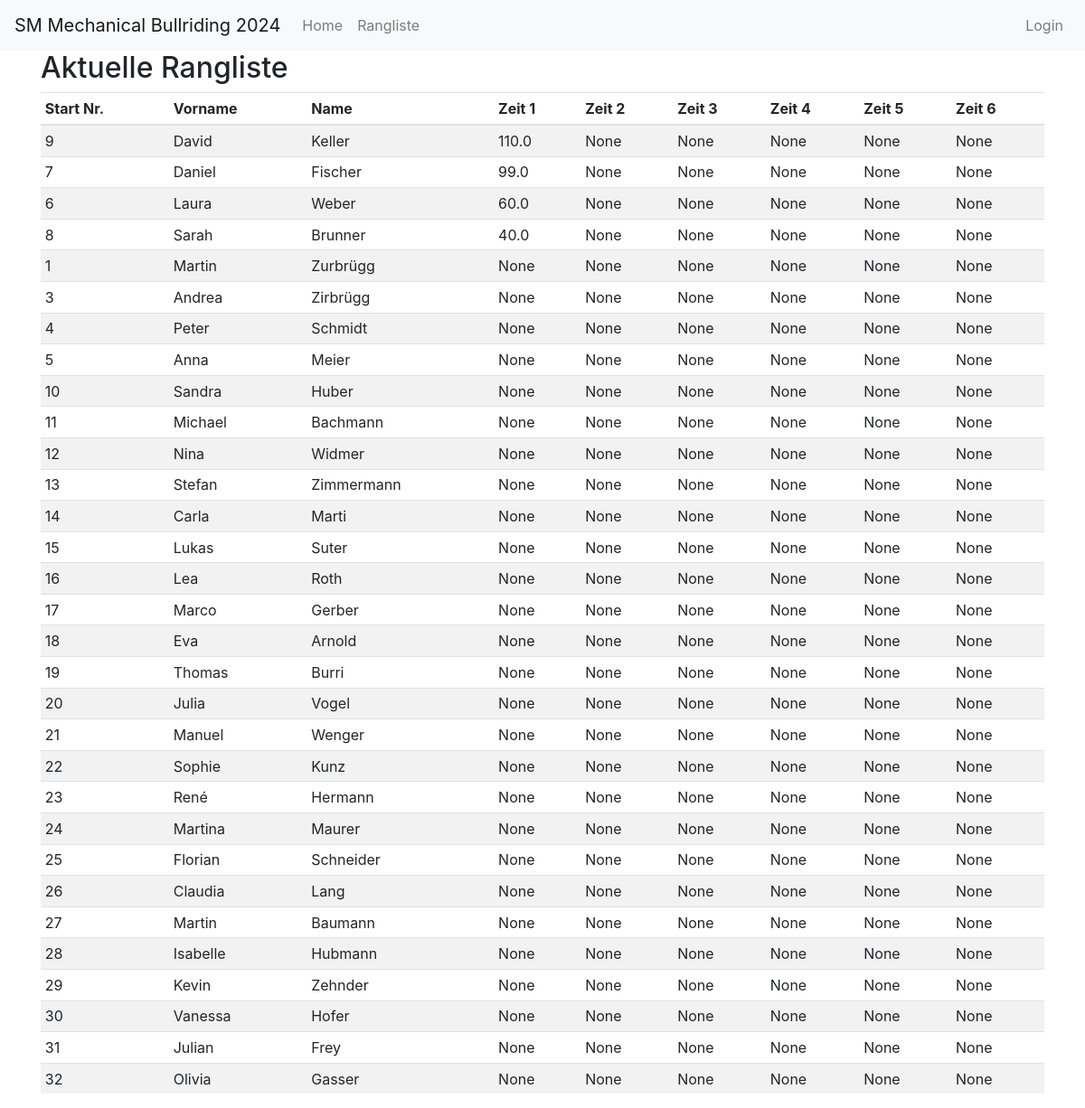
/index, run on the app's committed database.
### app/models.py (models this page shows)
class Participant(db.Model):
    id = db.Column(db.Integer, primary_key=True)
    active = db.Column(db.Boolean, default=False)
    start_nr = db.Column(db.Integer, nullable=True, unique=True)
    first_name = db.Column(db.String(64), nullable=False)
    last_name = db.Column(db.String(64), nullable=False)
    address = db.Column(db.String(128), nullable=False)
    postal_code = db.Column(db.String(10), nullable=False)
    city = db.Column(db.String(64), nullable=False)
    email = db.Column(db.String(120), nullable=True)
    phone = db.Column(db.String(20), nullable=True)
    time1 = db.Column(db.Float, nullable=True)
    time2 = db.Column(db.Float, nullable=True)
    time3 = db.Column(db.Float, nullable=True)
    time4 = db.Column(db.Float, nullable=True)
    time5 = db.Column(db.Float, nullable=True)
    time6 = db.Column(db.Float, nullable=True)
    round1_qualified = db.Column(db.Boolean, default=False)
    round2_qualified = db.Column(db.Boolean, default=False)
    round3_qualified = db.Column(db.Boolean, default=False)
    zwischenrunde_qualified = db.Column(db.Boolean, default=False)
    final_qualified = db.Column(db.Boolean, default=False)
    @property
    def toptime_Vorrunde(self):
        times = [t for t in [self.time1, self.time2, self.time3] if t is not None]
        return max(times) if times else None
    @property
    def toptime_Zwischenrunde(self):
        times = [t for t in [self.time4, self.time5] if t is not None]
        return max(times) if times else None
    @property
    def toptime_Finalrunde(self):
        times = [t for t in [self.time6] if t is not None]
        return max(times) if times else None

### app/routes.py (the view)
@bp.route('/')
@bp.route('/index')
def index():
    participants = Participant.query.all()
    participants.sort(key=lambda p: (
            p.toptime_Finalrunde if p.toptime_Finalrunde is not None else float('-inf'),
            p.toptime_Zwischenrunde if p.toptime_Zwischenrunde is not None else float('-inf'),
            p.toptime_Vorrunde if p.toptime_Vorrunde is not None else float('-inf')
    ), reverse=True)
    if not participants:
        flash('Keine Teilnehmer gefunden')
        form = ParticipantForm()
        return render_template('participant.html', title='Teilnehmer hinzufügen', form=form)
    if not current_user.is_authenticated:
        return render_template('ranking.html', title='Rangliste', rankings=participants)
    return render_template(
        'index.html',
        title='Home',
        participants=participants,
    )

### app/templates/ranking.html
{% extends "base.html" %}
{% block content %}
    <h2>Aktuelle Rangliste</h2>
    <table class="table table-striped table-sm">
      <thead>
        <tr>
          <th>Start Nr.</th>
          <th>Vorname</th>
          <th>Name</th>
          <th>Zeit 1</th>
          <th>Zeit 2</th>
          <th>Zeit 3</th>
          <th>Zeit 4</th>
          <th>Zeit 5</th>
          <th>Zeit 6</th>
        </tr>
      </thead>
      <tbody>
        {% for ranking in rankings %}
          <tr>
            <td>{{ ranking.start_nr }}</td>
            <td>{{ ranking.first_name }}</td>
            <td>{{ ranking.last_name }}</td>
            <td>{{ ranking.time1 | default('') }}</td>
            <td>{{ ranking.time2 | default('') }}</td>
            <td>{{ ranking.time3 | default('') }}</td>
            <td>{{ ranking.time4 | default('') }}</td>
            <td>{{ ranking.time5 | default('') }}</td>
            <td>{{ ranking.time6 | default('') }}</td>
          </tr>
        {% endfor %}
      </tbody>
    </table>
{% endblock %}

### data on the page
Participant: start_nr "9", first_name "David", last_name "Keller", time1 "110.0", time2 "None", time3 "None", time4 "None", time5 "None", time6 "None"
Participant: start_nr "7", first_name "Daniel", last_name "Fischer", time1 "99.0", time2 "None", time3 "None", time4 "None", time5 "None", time6 "None"
Participant: start_nr "6", first_name "Laura", last_name "Weber", time1 "60.0", time2 "None", time3 "None", time4 "None", time5 "None", time6 "None"
Participant: start_nr "8", first_name "Sarah", last_name "Brunner", time1 "40.0", time2 "None", time3 "None", time4 "None", time5 "None", time6 "None"
Participant: start_nr "1", first_name "Martin", last_name "Zurbrügg", time1 "None", time2 "None", time3 "None", time4 "None", time5 "None", time6 "None"
Participant: start_nr "3", first_name "Andrea", last_name "Zirbrügg", time1 "None", time2 "None", time3 "None", time4 "None", time5 "None", time6 "None"
Participant: start_nr "4", first_name "Peter", last_name "Schmidt", time1 "None", time2 "None", time3 "None", time4 "None", time5 "None", time6 "None"
Participant: start_nr "5", first_name "Anna", last_name "Meier", time1 "None", time2 "None", time3 "None", time4 "None", time5 "None", time6 "None"
Participant: start_nr "10", first_name "Sandra", last_name "Huber", time1 "None", time2 "None", time3 "None", time4 "None", time5 "None", time6 "None"
Participant: start_nr "11", first_name "Michael", last_name "Bachmann", time1 "None", time2 "None", time3 "None", time4 "None", time5 "None", time6 "None"
Participant: start_nr "12", first_name "Nina", last_name "Widmer", time1 "None", time2 "None", time3 "None", time4 "None", time5 "None", time6 "None"
Participant: start_nr "13", first_name "Stefan", last_name "Zimmermann", time1 "None", time2 "None", time3 "None", time4 "None", time5 "None", time6 "None"
Participant: start_nr "14", first_name "Carla", last_name "Marti", time1 "None", time2 "None", time3 "None", time4 "None", time5 "None", time6 "None"
Participant: start_nr "15", first_name "Lukas", last_name "Suter", time1 "None", time2 "None", time3 "None", time4 "None", time5 "None", time6 "None"
Participant: start_nr "16", first_name "Lea", last_name "Roth", time1 "None", time2 "None", time3 "None", time4 "None", time5 "None", time6 "None"
Participant: start_nr "17", first_name "Marco", last_name "Gerber", time1 "None", time2 "None", time3 "None", time4 "None", time5 "None", time6 "None"
Participant: start_nr "18", first_name "Eva", last_name "Arnold", time1 "None", time2 "None", time3 "None", time4 "None", time5 "None", time6 "None"
Participant: start_nr "19", first_name "Thomas", last_name "Burri", time1 "None", time2 "None", time3 "None", time4 "None", time5 "None", time6 "None"
Participant: start_nr "20", first_name "Julia", last_name "Vogel", time1 "None", time2 "None", time3 "None", time4 "None", time5 "None", time6 "None"
Participant: start_nr "21", first_name "Manuel", last_name "Wenger", time1 "None", time2 "None", time3 "None", time4 "None", time5 "None", time6 "None"
Participant: start_nr "22", first_name "Sophie", last_name "Kunz", time1 "None", time2 "None", time3 "None", time4 "None", time5 "None", time6 "None"
Participant: start_nr "23", first_name "René", last_name "Hermann", time1 "None", time2 "None", time3 "None", time4 "None", time5 "None", time6 "None"
Participant: start_nr "24", first_name "Martina", last_name "Maurer", time1 "None", time2 "None", time3 "None", time4 "None", time5 "None", time6 "None"
Participant: start_nr "25", first_name "Florian", last_name "Schneider", time1 "None", time2 "None", time3 "None", time4 "None", time5 "None", time6 "None"
Participant: start_nr "26", first_name "Claudia", last_name "Lang", time1 "None", time2 "None", time3 "None", time4 "None", time5 "None", time6 "None"
Participant: start_nr "27", first_name "Martin", last_name "Baumann", time1 "None", time2 "None", time3 "None", time4 "None", time5 "None", time6 "None"
Participant: start_nr "28", first_name "Isabelle", last_name "Hubmann", time1 "None", time2 "None", time3 "None", time4 "None", time5 "None", time6 "None"
Participant: start_nr "29", first_name "Kevin", last_name "Zehnder", time1 "None", time2 "None", time3 "None", time4 "None", time5 "None", time6 "None"
Participant: start_nr "30", first_name "Vanessa", last_name "Hofer", time1 "None", time2 "None", time3 "None", time4 "None", time5 "None", time6 "None"
Participant: start_nr "31", first_name "Julian", last_name "Frey", time1 "None", time2 "None", time3 "None", time4 "None", time5 "None", time6 "None"
Participant: start_nr "32", first_name "Olivia", last_name "Gasser", time1 "None", time2 "None", time3 "None", time4 "None", time5 "None", time6 "None"
